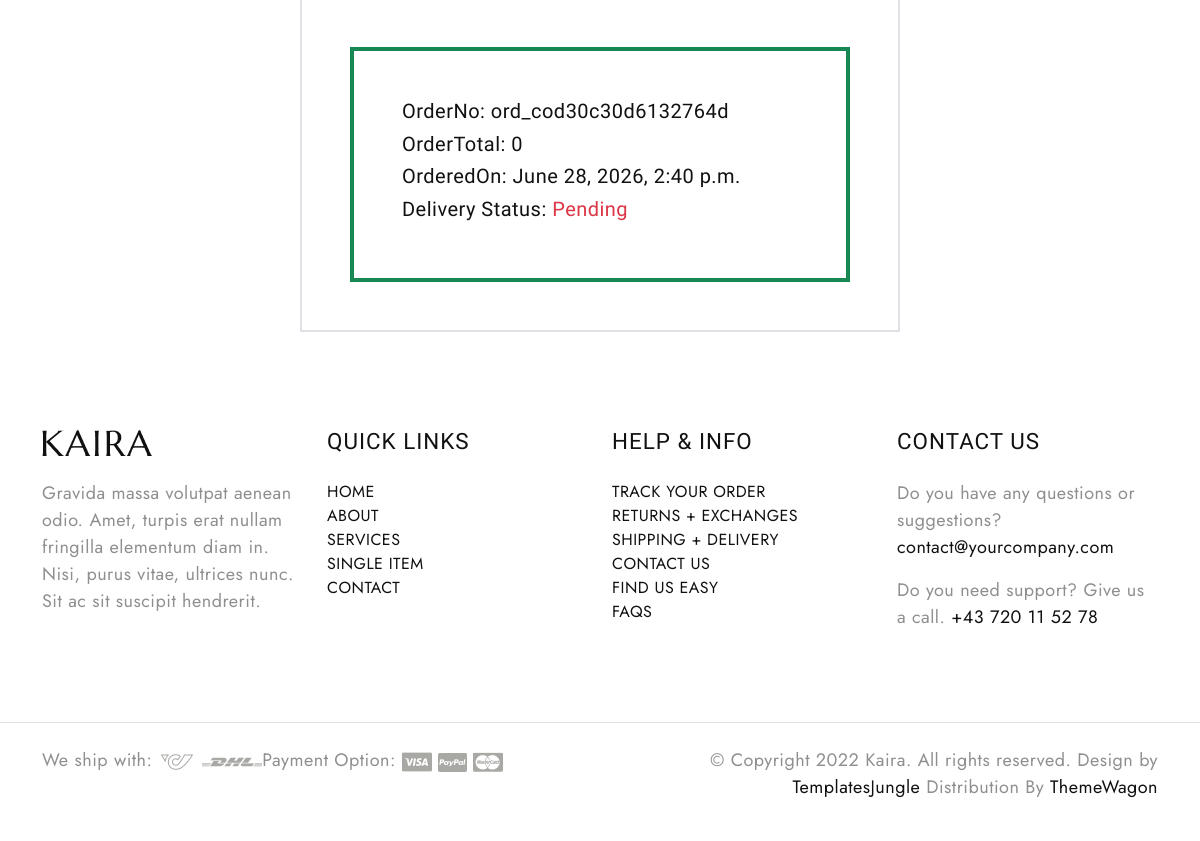
The page /ordersummary (signed in, lower part) on the database as committed earlier.
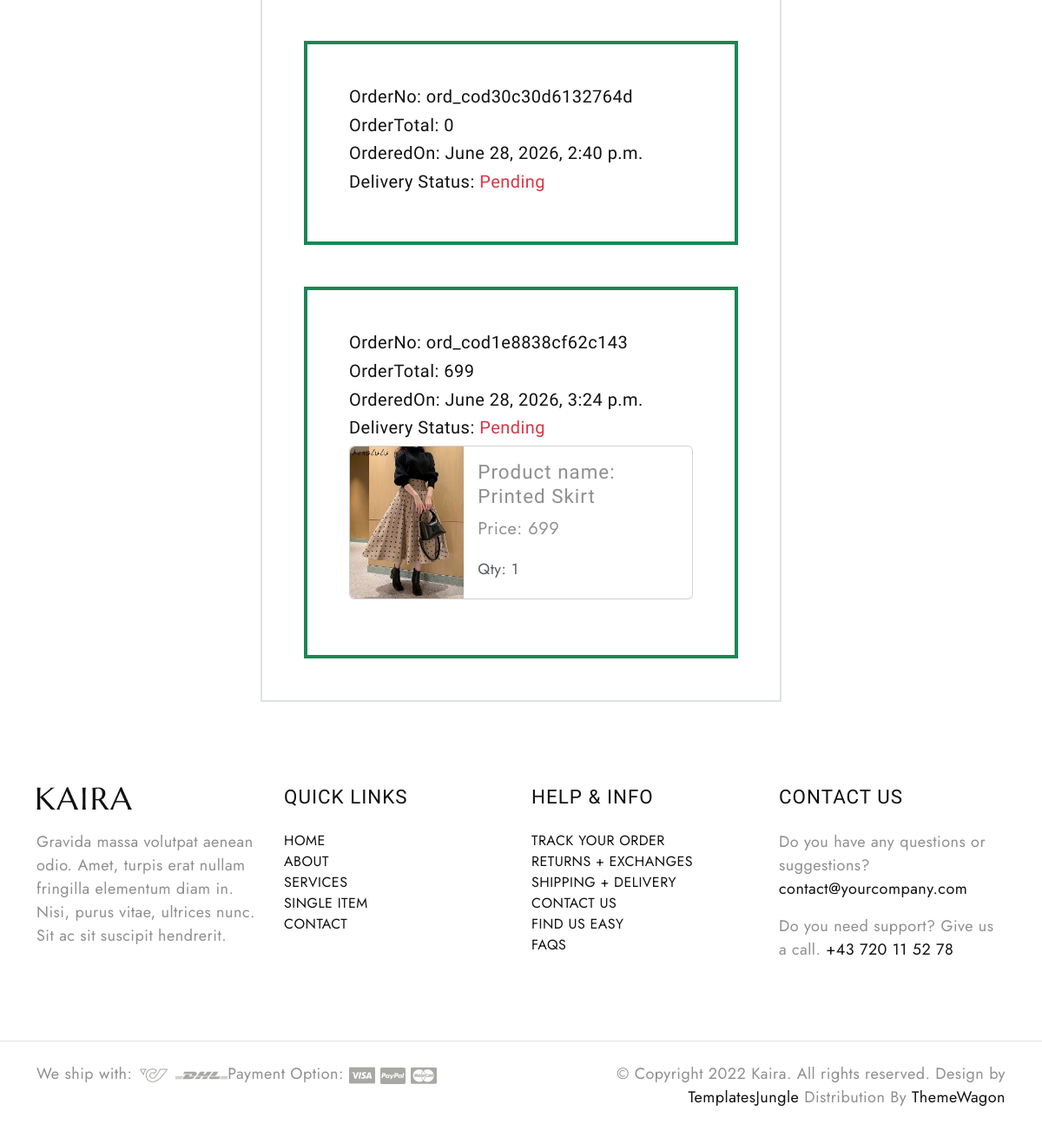
The same page on the database as committed later.
### cart/models.py (models this page shows, shortened)
class Order(models.Model):
    user = models.ForeignKey(User,on_delete=models.CASCADE)
    order_id=models.CharField(max_length=50,default="")
    amount =models.IntegerField(default=0)
    ordered_date =models.DateTimeField(auto_now_add=True)
    payment_method =models.CharField(max_length=50,default="")
    address =models.TextField(max_length=500,default="")
    phone =models.IntegerField(default=0)
    is_ordered =models.BooleanField(default=False)
    delivery_status=models.CharField(default='Pending',max_length=50)

class OrderItem(models.Model):
    order = models.ForeignKey(Order,on_delete=models.CASCADE,related_name='items')
    product =models.ForeignKey(Product,on_delete=models.CASCADE)
    quantity =models.IntegerField(default=0)

### shop/models.py (models this page shows, shortened)
class Product(models.Model):
    name = models.CharField(max_length=200)
    image = models.ImageField(upload_to='products/')
    description = models.TextField()
    price = models.IntegerField()
    stock = models.IntegerField(null=True)
    availability =models.BooleanField(default=True,null=True)
    gender= models.CharField(max_length=200,default='unisex',null=True)
    category = models.ForeignKey(Category,on_delete=models.CASCADE,related_name='products',null=True)
    created = models.DateTimeField(auto_now_add=True,null=True)
    updated = models.DateTimeField(auto_now=True,null=True)

### cart/views.py (the view)
# urls.py: path('ordersummary',views.OrderSummary.as_view(),name='ordersummary'),
class OrderSummary(View):
    def get(self,request):
        o=Order.objects.filter(user=request.user)
        context={'order':o}
        return render(request,'ordersummary.html',context)

### cart/context_processors.py (called while the page is built)
def cart_items(request):
    total = 0
    if request.user.is_authenticated:
       u=request.user
       c=Cart.objects.filter(user=u)
       for i in c:
           total=total+i.quantity
    return {'total':total}

### shop/context_processors.py (called while the page is built)
def menu_links(request):
    c=Category.objects.all()
    return {'links':c}

### templates/ordersummary.html (shortened to what this page needs)
{% extends 'base.html' %}
{% load crispy_forms_tags %}
{% block content %}
<div class="container  w-50 p-5 mb-5 mt-5 border border-2">
    {% for i in order %}
    <div class="container mt-5 p-5  border border-4 border-success fs-5">
        <h4 class="fs-5">OrderNo: {{i.order_id}}</h4>
        <h4 class="fs-5">OrderTotal: {{i.amount}}</h4>
        <h4 class="fs-5">OrderedOn: {{i.ordered_date}}</h4>
        <h4 class="fs-5">Delivery Status: <span class="text-danger">{{i.delivery_status}}</span></h4>
        {% for j in i.items.all %}
        <div class="card mb-3" style="max-width: 540px;">
  <div class="row g-0">
    <div class="col-md-4">
      <img src="{{j.product.image.url}}" class="img-fluid rounded-start" alt="...">
    </div>
    <div class="col-md-8">
      <div class="card-body">
        <h5 class="card-title">Product name: {{j.product.name}}</h5>
        <p class="card-text">Price: {{j.product.price}}</p>
        <p class="card-text"><small class="text-muted">Qty: {{j.quantity}}</small></p>
      </div>
    </div>
  </div>
</div>
        {% endfor %}
    </div>
    {% endfor %}
</div>
{% endblock %}

Rows that differ between the two databases and show on the page:
added Order: order_id "ord_cod1e8838cf62c143", amount "699", ordered_date "June 28, 2026, 3:24 p.m.", delivery_status "Pending"
added OrderItem: product.image (picture), product.name "Printed Skirt", product.price "699", quantity "1"
